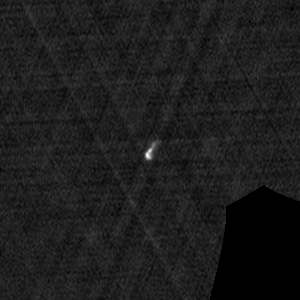
#> input picture FITS/100_016.732+000.523_0.1538_0026.95.fits, 300 x 300 px; its folder holds only this picture in this run
$ jupyter execute --allow-errors 'MiraBest generation.ipynb'   (older library calls are emulated)
#> lines starting #> are read from the running program, lines starting #| are printed output that depends on the picture; after the words box and inside, x2 and y2 are one past the last pixel; in counts of white or black regions, pixels touching at a corner belong together
[cell 1]
import numpy as np

from astroquery.skyview import SkyView

import urllib.request
import os.path as path

from astropy.io import fits
from astropy.stats import sigma_clipped_stats

import glob

from PIL import Image

#> (a cell that did not finish here is left out)

[cell 3]
# Function to generate the appropriate filename convention for any entry
def name_string(entry):
    """This takes an entry with columns RA, dec, z, size_rad and class and makes a string to label it"""

    label = entry[4].astype(int).astype(str)
    ra = '{:07.3f}'.format(entry[0]*15)  # Moving both into degrees
    dec = '{:+08.3f}'.format(entry[1])  # Retaining sign to keep length consistent
    z = '{:06.4f}'.format(entry[2]) # All redshifts are < 0.5, so keep four significant figures
    rad = '{:07.2f}'.format(entry[3]) # Radial size is a maximum of four figures before point

    name = label + '_' + ra + dec + '_' + z + '_' + rad

    return name

[cell 4]
def image_download(entry, extension='_F', survey='VLA FIRST (1.4 GHz)', pixels=300):
    """Download an image from an entry of the same format as previously"""

    # Creating the path to the file and the name it'll be saved as
    filename = './MiraBest'+extension+'/FITS/'+name_string(entry)+'.fits'

    # Preventing any duplicate downloads
    if path.exists(filename) == False:

        coords = (entry[0]*15).astype(str)+', '+entry[1].astype(str)

        print(coords)

        location=SkyView.get_image_list(position=coords, survey=survey, pixels=pixels)

        print(location)

        try:

            urllib.request.urlretrieve(location[0], filename)
            print(filename)

        except:

            print('Problem with url', location)

#> (a cell that did not finish here is left out)

[cell 6]
# Hongming's image_convert function to create pngs
def image_convert(name, image_data):
    """
       This function writes a PNG file from a numpy array.
       Args:
       name: Name of the output file without the .png suffix
       image_data: Input numpy array
       Returns:
       Writes PNG file to disk.
       Raises:
       KeyError: Raises an exception.
    """
    im = Image.fromarray(image_data)
    im = im.convert('L')
    im.save(name+".png")
    return

[cell 7]
# A modified version of Hongming's crop_center function
def crop_centre(img, cropx, cropy):
    """"
       This function crop images from centre to given size.
       Args:
       img: input image
       cropx: output image width
       cropy: output image height
       Returns:
       data of cropped img
       Raises:
    """

    xsize = np.shape(img)[0] # image width
    ysize = np.shape(img)[1] # image height
    startx = xsize//2-(cropx//2)
    starty = ysize//2-(cropy//2)
    img_slice = img[starty:starty+cropy,startx:startx+cropx]
    # This is a sub-optimal solution
    return img_slice

[cell 8]
# Nicked from alkasm on stackoverflow
def create_circular_mask(h, w, center=None, radius=None):

    if center is None: # use the middle of the image
        center = (np.rint(w/2), np.rint(h/2))
    if radius is None: # use the smallest distance between the center and image walls
        radius = min(center[0], center[1], w-center[0], h-center[1])

    Y, X = np.ogrid[:h, :w]
    dist_from_center = np.sqrt((X - center[0])**2 + (Y-center[1])**2)

    mask = dist_from_center <= radius
    return mask

[cell 9]
import matplotlib.pyplot as plt

testmatrix = np.random.rand(150,150)
print(np.average(testmatrix))

mask=create_circular_mask(150, 150, radius=75)

subset = testmatrix[mask]
testmatrix[~mask] = 0
print(np.average(testmatrix))

image_max, image_min = subset.max(), subset.min()
print(image_max, image_min)
testmatrix[mask] = (testmatrix[mask] - image_min)/(image_max - image_min)

print(np.average(testmatrix))
print(testmatrix)
plt.imshow(testmatrix)
plt.show()
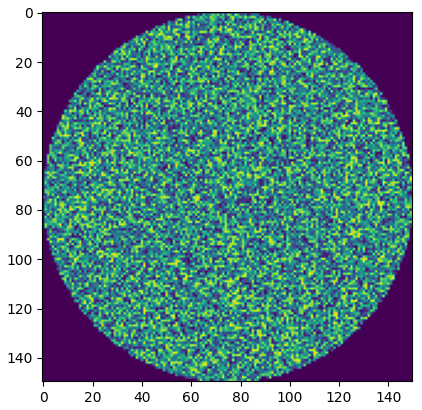
#> figure drawn by matplotlib, 1 panel

[cell 10]
# A modified version of Hongming's read_fits_image function; now creates all required pngs
def read_fits_image(fitsfile, extension='_F', cropsize=150, pixel_arcsec = 1.8, angularcrop=False):
    """
       This function extracts the image data from a FITS image, clips
       and linearly scales it.
       Args:
       fitsfile: Path to the input FITS file
       Returns:
       image_data: Numpy array containing image from FITS file
       Raises:
       KeyError: Raises an exception.
    """
#> called with extension = '_F', cropsize = 150, pixel_arcsec = 1.8, angularcrop = True

    # Obtaining the naming convention
    namestring = fitsfile[18:52]

    with fits.open(fitsfile, ignore_missing_end=True) as hdu:
#> hdu = 1 item
        image_data = hdu[0].data
        hdu.close()
    image_data = fits.getdata(fitsfile)

#     # Check if the file has already been saved as a raw png
#     if path.exists('./MiraBest'+extension+'/PNG/Raw/'+namestring+'_raw.png') is False:

#         # Save for the first time here, as 'name_raw.png'
#         image_convert('./MiraBest'+extension+'/PNG/Raw/'+namestring+'_raw', image_data)

    # set pixels < 3*noise to zero:
    a = sigma_clipped_stats(image_data,sigma=3.0, maxiters=5)
#> a = (-2.12e-06, -2.99e-06, 0.000157)
    image_data[np.where(image_data<=3*a[2])] = 0.0
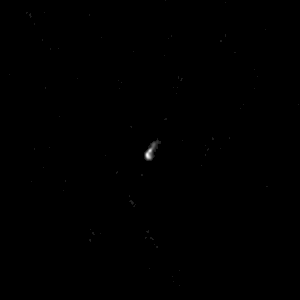
#> image_data: shape (300, 300) >f4; 9.27% of the values are NaN or infinite; the others: min 0, max 0.00496, mean 4.95e-06; drawn with min black, max white, NaN and infinite black

#     # Check if the file has already been saved as a clipped png
#     if path.exists('./MiraBest'+extension+'/PNG/Clip/'+namestring+'_clip.png') is False:

#         # Save for the second time here, as 'name_clip.png'
#         image_convert('./MiraBest'+extension+'/PNG/Clip/'+namestring+'_clip', image_data)

    image_data = crop_centre(image_data, cropsize, cropsize)

#     # Check if the file has already been saved as a cropped png
#     if path.exists('./MiraBest'+extension+'/PNG/Crop/'+namestring+'_crop.png') is False:

#         # Save for the third time here, as 'name_crop.png'
#         image_convert('./MiraBest'+extension+'/PNG/Crop/'+namestring+'_crop', image_data)

    # Collect size data from name string
    source_size = float(namestring[27:40]) # Extent of radio source in arcsec
    pixel_size = np.ceil(source_size/pixel_arcsec) # Converting to a size in pixels, rounded up to nearest pixel
    pixel_radius = np.ceil(pixel_size/2)
    pixel_radius = np.ceil(pixel_radius*1.5)

    if pixel_radius > 75:

        pixel_radius = 75

    if angularcrop == False:

        mask = create_circular_mask(cropsize, cropsize, radius = cropsize/2)

    elif angularcrop == True:

        mask = create_circular_mask(cropsize, cropsize, radius = pixel_radius)

    subset = image_data[mask]
#> subset = [0.00222, 0.00299, 0.00351, 0.00296, 0.00271, 0.00407, 0.00418, 0.003, 0.00154, 0.00406, 0.00371, 0.00257, 0.00277]
    image_data[~mask] = 0
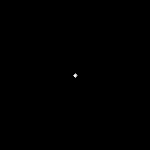
#> image_data: shape (150, 150) >f4; min 0, max 0.00418, mean 1.79e-06; drawn with min black and max white

    # normalise to [0, 1]:
    image_max, image_min = subset.max(), subset.min()
#> image_max = 0.00418; image_min = 0.00154
    image_data[mask] = (image_data[mask] - image_min)/(image_max - image_min)
#> image_data: shape (150, 150) >f4; 0.06% of pixels changed, all inside (x1, y1, x2, y2) = (73, 73, 78, 78)
    # remap to [0, 255] for greyscale:
    image_data*=255.0
#> image_data: shape (150, 150) >f4; min 0, max 255, mean 0.1

    # Check if the file has already been saved as the final png
    if path.exists('./MiraBest'+extension+'/PNG/Scaled_Final/'+namestring+'.png') is False:

        # Save for a final time here, as 'name.png'
        image_convert('./MiraBest'+extension+'/PNG/Scaled_Final/'+namestring, image_data)

    return image_data

$ run again, on FITS/100_141.028+013.217_0.0801_0057.09.fits
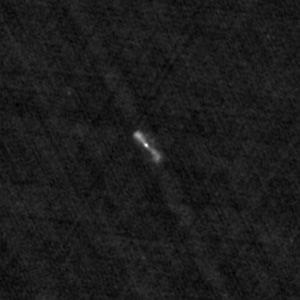
#> input picture FITS/100_141.028+013.217_0.0801_0057.09.fits, 300 x 300 px
#> hdu = 1 item
#> a = (-5.36e-06, -6.01e-06, 0.000145)
#> in read_fits_image, `image_data[np.where(image_data<=3*a[2])] = 0.0`:
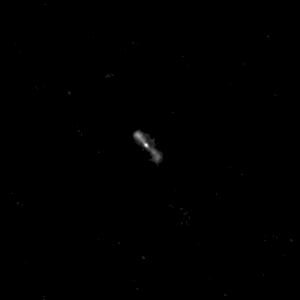
#> image_data: shape (300, 300) >f4; min 0, max 0.00545, mean 8.31e-06; drawn with min black and max white
#> subset = [0.00158, 0.0016, 0.00174, 0.00184, 0.00094, 0.00127, 0.00156, 0.00183, 0.00198, 0.000814, 0.00117, 0.00162, 0.00083]
#> image_max = 0.00198; image_min = 0.000814

$ run again, on FITS/100_142.745+003.808_0.0890_0212.98.fits
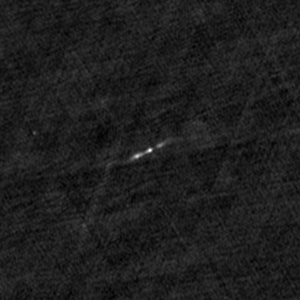
#> input picture FITS/100_142.745+003.808_0.0890_0212.98.fits, 300 x 300 px
#> hdu = 1 item
#> a = (-1.93e-06, -3.58e-06, 0.000159)
#> in read_fits_image, `image_data[np.where(image_data<=3*a[2])] = 0.0`:
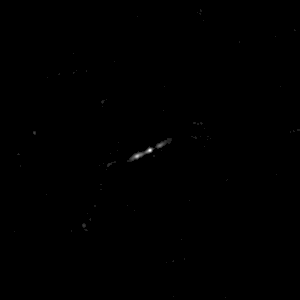
#> image_data: shape (300, 300) >f4; min 0, max 0.00463, mean 4.64e-06; drawn with min black and max white
#> subset = 29 values, max 0.00463 at index 13, min 0 at index 17, mean 0.00215
#> image_max = 0.00463; image_min = 0

$ run again, on FITS/100_149.318+019.114_0.0904_0131.03.fits
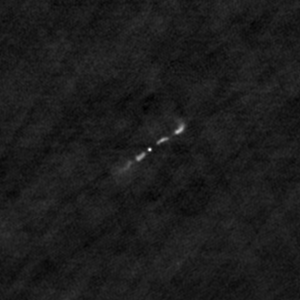
#> input picture FITS/100_149.318+019.114_0.0904_0131.03.fits, 300 x 300 px
#> hdu = 1 item
#> a = (-6.2e-06, -7.53e-06, 0.000184)
#> in read_fits_image, `image_data[np.where(image_data<=3*a[2])] = 0.0`:
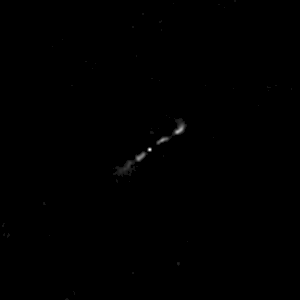
#> image_data: shape (300, 300) >f4; min 0, max 0.00752, mean 1.09e-05; drawn with min black and max white
#> in crop_centre, `img_slice = img[starty:starty+cropy,startx:startx+cropx]`:
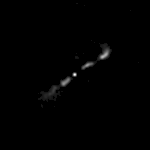
#> img_slice: shape (150, 150) >f4; min 0, max 0.00752, mean 4.08e-05; drawn with min black and max white
#> subset = 81 values, max 0.00752 at index 29, min 0 at index 0, mean 0.000886
#> image_max = 0.00752; image_min = 0
